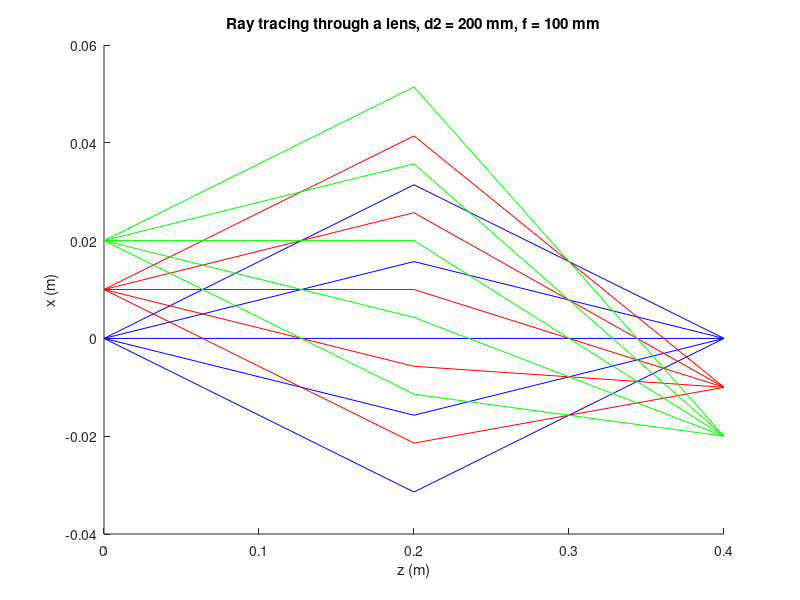

MATLAB code for this plot: (Note: this script raises an error after producing the figure.)
clear;
close all;

%% Original d2 and f
d1 = 0.2;
d2 = 0.2; 
f = 1/(1/d1 + 1/d2); % This equation must be maintained.

% First propagation step.
Md1 = [1, d1, 0, 0; 
      0, 1, 0, 0; 
      0, 0, 1, d1; 
      0, 0, 0, 1];

% Second propagation step.
Md2 = [1, d2, 0, 0; 
      0, 1, 0, 0; 
      0, 0, 1, d2; 
      0, 0, 0, 1];

% Thin lens
Mf = [1   0    0 0;
     -1/f 1    0 0;
      0   0    1 0;
      0   0 -1/f 1];

x1 = 0;
y1 = 0;
ThetaY = 0;
rays_in = zeros(4, 5);
rays_out = zeros(4, 5); % This matrix will be used to plot the rays from
% the first propagation step up to the thin lens.
rays_out2 = zeros(4, 5); % This matrix will be used to plot the rays
% during the second propagation step.

VariousThetaX = [-pi/20, -pi/40, 0, pi/40, pi/20];
for i = 1:5
    ThetaX = VariousThetaX(i);
    rays_in(:, i) = [x1; ThetaX; y1; ThetaY];
    rays_out(:, i) = Mf*Md1*rays_in(:, i); % Apply the first propagation
    % step, then the thin lins.
    rays_out2(:, i) = Md2*rays_out(:, i); % Then, apply the second
    % propagation step. 
end

ray_z = [zeros(1, size(rays_in, 2)); d1*ones(1, size(rays_in, 2))];
figure;
hold on;
plot(ray_z, [rays_in(1, :); rays_out(1, :)], 'Color',[0,0,1]);
ray_z = [zeros(1, size(rays_in, 2)); d2*ones(1, size(rays_in, 2))];
plot(ray_z + .2, [rays_out(1, :); rays_out2(1, :)], 'Color', [0,0,1]);

x1 = 0.01; % Change initial x position to 0.01
for i = 1:5
    ThetaX = VariousThetaX(i);
    rays_in(:, i) = [x1; ThetaX; y1; ThetaY];
    rays_out(:, i) = Mf*Md1*rays_in(:, i);
    rays_out2(:, i) = Md2*rays_out(:, i);
end

ray_z = [zeros(1, size(rays_in, 2)); d1*ones(1, size(rays_in, 2))];
plot(ray_z, [rays_in(1, :); rays_out(1, :)], 'Color',[1,0,0]);
ray_z = [zeros(1, size(rays_in, 2)); d2*ones(1, size(rays_in, 2))];
plot(ray_z + .2, [rays_out(1, :); rays_out2(1, :)], 'Color', [1,0,0]);

x1 = 0.02;
for i = 1:5
    ThetaX = VariousThetaX(i);
    rays_in(:, i) = [x1; ThetaX; y1; ThetaY];
    rays_out(:, i) = Mf*Md1*rays_in(:, i);
    rays_out2(:, i) = Md2*rays_out(:, i);
end

ray_z = [zeros(1, size(rays_in, 2)); d1*ones(1, size(rays_in, 2))];
plot(ray_z, [rays_in(1, :); rays_out(1, :)], 'Color',[0,1,0]);
ray_z = [zeros(1, size(rays_in, 2)); d2*ones(1, size(rays_in, 2))];
plot(ray_z + .2, [rays_out(1, :); rays_out2(1, :)], 'Color', [0,1,0]);

hold off;
title('Ray tracing through a lens, d2 = 200 mm, f = 100 mm');
ylabel('x (m)');
xlabel('z (m)');

ax = gca;
ax.FontSize = 24;

%% Decrease d2 and f
d1 = 0.2;
d2 = 0.1;
f = 1/(1/d1 + 1/d2); % This equation must be maintained.

% First propagation step.
Md1 = [1, d1, 0, 0; 
      0, 1, 0, 0; 
      0, 0, 1, d1; 
      0, 0, 0, 1];

% Second propagation step.
Md2 = [1, d2, 0, 0; 
      0, 1, 0, 0; 
      0, 0, 1, d2; 
      0, 0, 0, 1];

% Thin lens
Mf = [1   0    0 0;
     -1/f 1    0 0;
      0   0    1 0;
      0   0 -1/f 1];

x1 = 0;
y1 = 0;
ThetaY = 0;
rays_in = zeros(4, 5);
rays_out = zeros(4, 5); % This matrix will be used to plot the rays from
% the first propagation step up to the thin lens.
rays_out2 = zeros(4, 5); % This matrix will be used to plot the rays
% during the second propagation step.

VariousThetaX = [-pi/20, -pi/40, 0, pi/40, pi/20];
for i = 1:5
    ThetaX = VariousThetaX(i);
    rays_in(:, i) = [x1; ThetaX; y1; ThetaY];
    rays_out(:, i) = Mf*Md1*rays_in(:, i); % Apply the first propagation
    % step, then the thin lins.
    rays_out2(:, i) = Md2*rays_out(:, i); % Then, apply the second
    % propagation step. 
end

ray_z = [zeros(1, size(rays_in, 2)); d1*ones(1, size(rays_in, 2))];
figure;
hold on;
plot(ray_z, [rays_in(1, :); rays_out(1, :)], 'Color',[0,0,1]);
ray_z = [zeros(1, size(rays_in, 2)); d2*ones(1, size(rays_in, 2))];
plot(ray_z + .2, [rays_out(1, :); rays_out2(1, :)], 'Color', [0,0,1]);

x1 = 0.01; % Change initial x position to 0.01
for i = 1:5
    ThetaX = VariousThetaX(i);
    rays_in(:, i) = [x1; ThetaX; y1; ThetaY];
    rays_out(:, i) = Mf*Md1*rays_in(:, i);
    rays_out2(:, i) = Md2*rays_out(:, i);
end

ray_z = [zeros(1, size(rays_in, 2)); d1*ones(1, size(rays_in, 2))];
plot(ray_z, [rays_in(1, :); rays_out(1, :)], 'Color',[1,0,0]);
ray_z = [zeros(1, size(rays_in, 2)); d2*ones(1, size(rays_in, 2))];
plot(ray_z + .2, [rays_out(1, :); rays_out2(1, :)], 'Color', [1,0,0]);

x1 = 0.02;
for i = 1:5
    ThetaX = VariousThetaX(i);
    rays_in(:, i) = [x1; ThetaX; y1; ThetaY];
    rays_out(:, i) = Mf*Md1*rays_in(:, i);
    rays_out2(:, i) = Md2*rays_out(:, i);
end

ray_z = [zeros(1, size(rays_in, 2)); d1*ones(1, size(rays_in, 2))];
plot(ray_z, [rays_in(1, :); rays_out(1, :)], 'Color',[0,1,0]);
ray_z = [zeros(1, size(rays_in, 2)); d2*ones(1, size(rays_in, 2))];
plot(ray_z + .2, [rays_out(1, :); rays_out2(1, :)], 'Color', [0,1,0]);

hold off;
title('Ray tracing through a lens, d2 = 100 mm, f = 67 mm');
ylabel('x (m)');
xlabel('z (m)');

ax = gca;
ax.FontSize = 24;

%% Increase d2 and f
d1 = 0.2;
d2 = 0.3;
f = 1/(1/d1 + 1/d2); % This equation must be maintained.

% First propagation step.
Md1 = [1, d1, 0, 0; 
      0, 1, 0, 0; 
      0, 0, 1, d1; 
      0, 0, 0, 1];

% Second propagation step.
Md2 = [1, d2, 0, 0; 
      0, 1, 0, 0; 
      0, 0, 1, d2; 
      0, 0, 0, 1];

% Thin lens
Mf = [1   0    0 0;
     -1/f 1    0 0;
      0   0    1 0;
      0   0 -1/f 1];

x1 = 0;
y1 = 0;
ThetaY = 0;
rays_in = zeros(4, 5);
rays_out = zeros(4, 5); % This matrix will be used to plot the rays from
% the first propagation step up to the thin lens.
rays_out2 = zeros(4, 5); % This matrix will be used to plot the rays
% during the second propagation step.

VariousThetaX = [-pi/20, -pi/40, 0, pi/40, pi/20];
for i = 1:5
    ThetaX = VariousThetaX(i);
    rays_in(:, i) = [x1; ThetaX; y1; ThetaY];
    rays_out(:, i) = Mf*Md1*rays_in(:, i); % Apply the first propagation
    % step, then the thin lins.
    rays_out2(:, i) = Md2*rays_out(:, i); % Then, apply the second
    % propagation step. 
end

ray_z = [zeros(1, size(rays_in, 2)); d1*ones(1, size(rays_in, 2))];
figure;
hold on;
plot(ray_z, [rays_in(1, :); rays_out(1, :)], 'Color',[0,0,1]);
ray_z = [zeros(1, size(rays_in, 2)); d2*ones(1, size(rays_in, 2))];
plot(ray_z + .2, [rays_out(1, :); rays_out2(1, :)], 'Color', [0,0,1]);

x1 = 0.01; % Change initial x position to 0.01
for i = 1:5
    ThetaX = VariousThetaX(i);
    rays_in(:, i) = [x1; ThetaX; y1; ThetaY];
    rays_out(:, i) = Mf*Md1*rays_in(:, i);
    rays_out2(:, i) = Md2*rays_out(:, i);
end

ray_z = [zeros(1, size(rays_in, 2)); d1*ones(1, size(rays_in, 2))];
plot(ray_z, [rays_in(1, :); rays_out(1, :)], 'Color',[1,0,0]);
ray_z = [zeros(1, size(rays_in, 2)); d2*ones(1, size(rays_in, 2))];
plot(ray_z + .2, [rays_out(1, :); rays_out2(1, :)], 'Color', [1,0,0]);

x1 = 0.02;
for i = 1:5
    ThetaX = VariousThetaX(i);
    rays_in(:, i) = [x1; ThetaX; y1; ThetaY];
    rays_out(:, i) = Mf*Md1*rays_in(:, i);
    rays_out2(:, i) = Md2*rays_out(:, i);
end

ray_z = [zeros(1, size(rays_in, 2)); d1*ones(1, size(rays_in, 2))];
plot(ray_z, [rays_in(1, :); rays_out(1, :)], 'Color',[0,1,0]);
ray_z = [zeros(1, size(rays_in, 2)); d2*ones(1, size(rays_in, 2))];
plot(ray_z + .2, [rays_out(1, :); rays_out2(1, :)], 'Color', [0,1,0]);

hold off;
title('Ray tracing through a lens, d2 = 300 mm, f = 120 mm');
ylabel('x (m)');
xlabel('z (m)');

ax = gca;
ax.FontSize = 24;